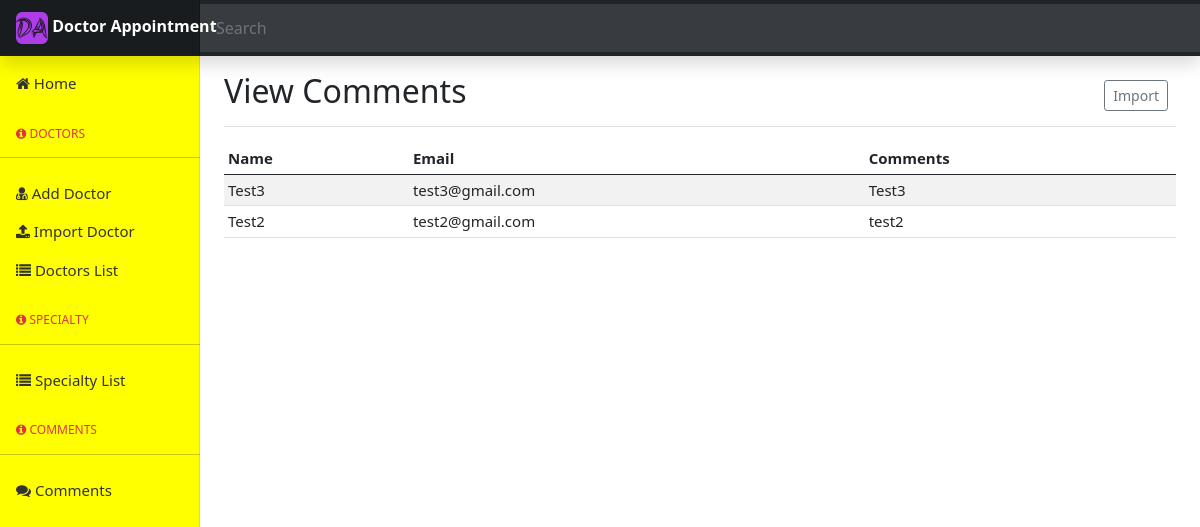
Page /comment/view/ (signed in) on the earlier database version.
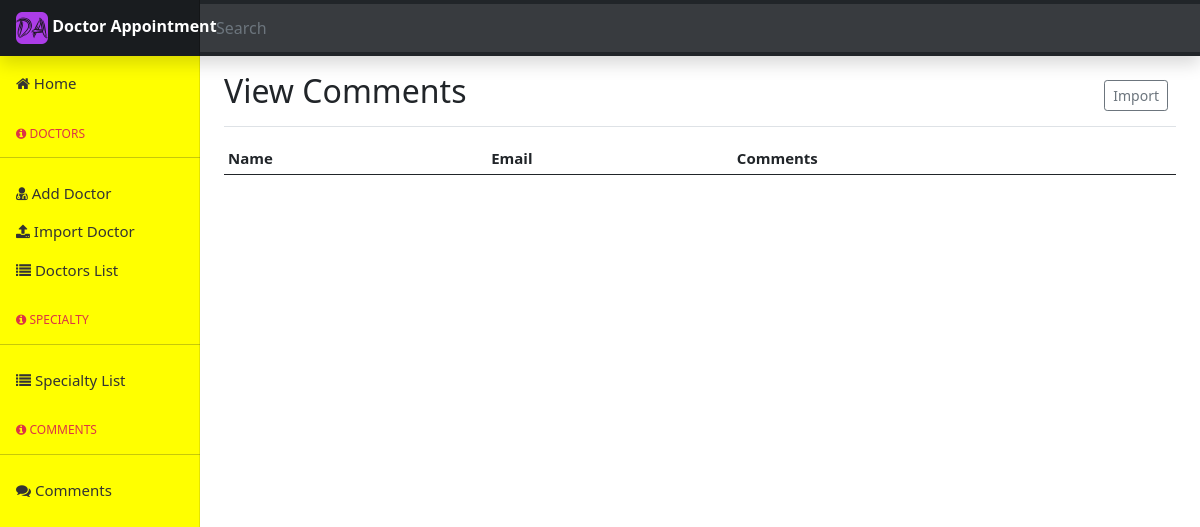
Same page on the later database version.
### comment/models.py (models this page shows, shortened)
class Comment(models.Model):
    name = models.CharField(max_length=100)
    email = models.EmailField(unique=False)
    comment = models.TextField()
    post_time = models.DateTimeField(auto_now_add=True)
    reply = models.BooleanField(default=False)

### comment/views.py (the view)
# urls.py: path("view/", view_comment, name="view_comment"),
@login_required(login_url='/login/')
def view_comment(request):
    all_comment = Comment.objects.all().order_by("-pk")
    return render(request, "comment/view_comment.html", {"list": all_comment})

### template/comment/view_comment.html (shortened to what this page needs)
{% extends 'adminApp/master.html' %}{%load static %}
{% block headblock %} View Comments {% endblock %}{% block mainblock %}
<div class="table-responsive">
    <table class="table table-striped table-sm">
        <thead>
        <tr>
            <th scope="col">Name</th>
            <th scope="col">Email</th>
            <th scope="col">Comments</th>
        </tr>
        </thead>
        <tbody>
        {% for i in list %}
        <tr>
            <td>{{i.name}}</td>
            <td>{{i.email}}</td>
            <td>{{i.comment}}</td>
        </tr>
        {% endfor %}
        </tbody>
    </table>
</div>
{% endblock %}

### template/adminApp/master.html (shortened to what this page needs)
<!doctype html>
<html lang="en">
{%load static %}
<head>
    <link href="{% static 'font-awesome/css/font-awesome.min.css' %}" rel="stylesheet">
    <link href="https://cdn.jsdelivr.net/npm/bootstrap@5.0.2/dist/css/bootstrap.min.css" rel="stylesheet">
    <link href="{% static 'css/dashboard.css' %}" rel="stylesheet">
</head>
<body>
<header class="navbar navbar-dark sticky-top bg-dark flex-md-nowrap p-0 shadow">
    <a class="navbar-brand col-md-3 col-lg-2 me-0 px-3" href="#">
        <img src="{% static 'img/favicon/favicon.png' %}" height="32" width="32">
        <b>Doctor Appointment</b>
    </a>
    <input class="form-control form-control-dark w-100" type="text" placeholder="Search" aria-label="Search">
</header>
<div class="container-fluid">
    <div class="row">
        <nav id="sidebarMenu" class="col-md-3 col-lg-2 d-md-block sidebar collapse"
             style="background-color: yellow">
            <div class="position-sticky pt-3">
                <ul class="nav flex-column">
                    <li class="nav-item">
                        <a class="nav-link" aria-current="page" href="{% url 'admin_dashboard' %}">
                            <i class="fa fa-home" aria-hidden="true"></i> Home
                        </a>
                    </li>
                    <h6 class="sidebar-heading d-flex justify-content-between align-items-center px-3 mt-4 mb-0 text-danger">
                        <span><i class="fa fa-info-circle" aria-hidden="true"></i> Doctors</span>
                    </h6>
                    <hr>
                    <li class="nav-item">
                        <a class="nav-link" href="{% url 'add_doctor' %}">
                            <i class="fa fa-user-md" aria-hidden="true"></i> Add Doctor
                        </a>
                    </li>
                    <li class="nav-item">
                        <a class="nav-link" href="{% url 'import_doctor_data' %}">
                            <i class="fa fa-upload" aria-hidden="true"></i>
                            Import Doctor
                        </a>
                    </li>
                    <li class="nav-item">
                        <a class="nav-link" href="{% url 'doctor_list' %}">
                            <i class="fa fa-list" aria-hidden="true"></i>
                            Doctors List
                        </a>
                    </li>
                    <h6 class="sidebar-heading d-flex justify-content-between align-items-center px-3 mt-4 mb-0 text-danger">
                        <span><i class="fa fa-info-circle" aria-hidden="true"></i> Specialty</span>
                    </h6>
                    <hr>
                    <li class="nav-item">
                        <a class="nav-link" href="{% url 'view_specialty' %}">
                            <i class="fa fa-list" aria-hidden="true"></i>
                            Specialty List
                        </a>
                    </li>
                    <h6 class="sidebar-heading d-flex justify-content-between align-items-center px-3 mt-4 mb-0 text-danger">
                        <span><i class="fa fa-info-circle" aria-hidden="true"></i> Comments</span>
                    </h6>
                    <hr>
                    <li class="nav-item">
                        <a class="nav-link" href="{% url 'view_comment' %}">
                            <i class="fa fa-comments" aria-hidden="true"></i>
                            Comments
                        </a>
                    </li>
                </ul>
            </div>
        </nav>
        <main class="col-md-9 ms-sm-auto col-lg-10 px-md-4">
            <div
                    class="d-flex justify-content-between flex-wrap flex-md-nowrap align-items-center pt-3 pb-2 mb-3 border-bottom">
                <h1 class="h2">{% block headblock %} {% endblock %}</h1>
                <div class="btn-toolbar mb-2 mb-md-0">
                    <div class="btn-group me-2">
                        <button type="button" class="btn btn-sm btn-outline-secondary">Import</button>
                    </div>
                </div>
            </div>
            {% block mainblock %} {% endblock %}
        </main>
    </div>
</div>
</body>
</html>

### static/css/dashboard.css (style rules this page uses)
body { font-size: .875rem; }
.sidebar { position: fixed; top: 0; bottom: 0; left: 0; z-index: 100; padding: 48px 0 0; box-shadow: inset -1px 0 0 rgba(0, 0, 0, .1); }
.sidebar .nav-link { font-weight: 500; color: #333; }
.sidebar-heading { font-size: .75rem; text-transform: uppercase; }
.navbar-brand { padding-top: .75rem; padding-bottom: .75rem; font-size: 1rem; background-color: rgba(0, 0, 0, .25); box-shadow: inset -1px 0 0 rgba(0, 0, 0, .25); }
.navbar .form-control { padding: .75rem 1rem; border-width: 0; border-radius: 0; }
.form-control-dark { color: #fff; background-color: rgba(255, 255, 255, .1); border-color: rgba(255, 255, 255, .1); }

### template/adminApp/master.html (style rules this page uses)
html { box-sizing: border-box; }
*, *::before, *::after { box-sizing: inherit; }
body { font-size: 15px; }
a { text-decoration: none; color: black; }

Differences in the rows shown:
removed Comment: name "Test3", email "test3@gmail.com", comment "Test3"
removed Comment: name "Test2", email "test2@gmail.com", comment "test2"
